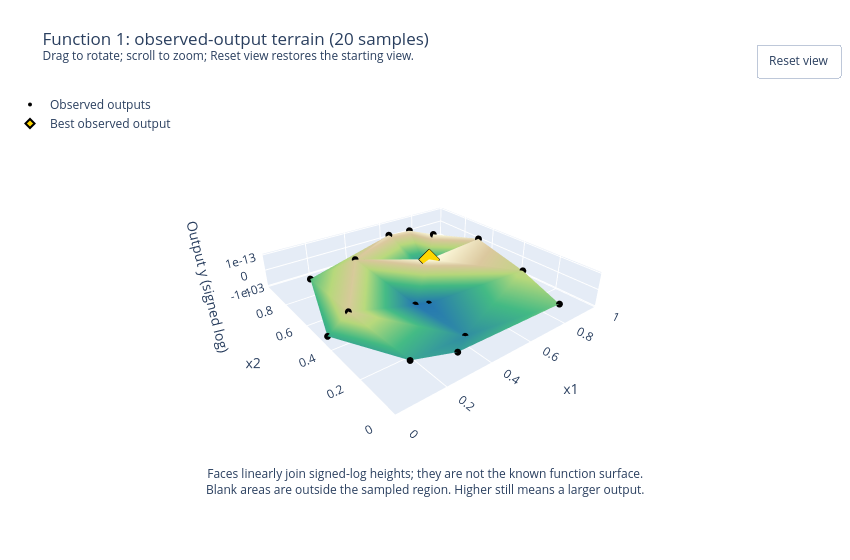

Source (notebook cell):
### Code cell
# The terrain joins observed signed-log heights; it does not fit a model.
terrain_fig = plot_observed_terrain(
    review["inputs"].to_numpy(), review["outputs"].to_numpy(),
    title=f"Function {FUNCTION_NUMBER}: observed-output terrain ({len(review['data'])} samples)",
    heights=signed_log(review["outputs"].to_numpy(), scale=TERRAIN_SCALE),
    height_axis=dict(title="Output y (signed log)", tickmode="array",
        tickvals=signed_log(TERRAIN_TICKS, scale=TERRAIN_SCALE),
        ticktext=[f"{value:.0e}" if value else "0" for value in TERRAIN_TICKS]),
    height_description="signed-log heights", save_to=FIGURES_DIR / "observed-output-terrain.html",
    **TERRAIN_SETTINGS,
)
terrain_fig.show(config={**PLOT_CONFIG, "responsive": TERRAIN_SETTINGS["width"] is None})

### Figure 1 — Plotly figure (JSON) as saved in the notebook; plotly's stock layout.template omitted (floating-point values rounded to 4 significant figures)
{"data": [{"colorscale": [[0, "#2475b0"], [0.4, "#42b983"], [0.65, "#b6d77a"], [0.85, "#d9c69c"], [1, "#fffde0"]], "flatshading": true, "hoverinfo": "skip", "i": [8, 15, 2, 5, 3, 5, 11, 5, 11, 18, 3, 1, 4, 18, 14, 5, 0, 0, 8, 14, 2, 4, 17, 17, 17, 0, 17, 16], "intensity": [121.1, 154.0, 184.9, 76.52, -197.6, -146.3, -109.3, 160.4, 119.6, 152.8, -197.7, -91.61, 0.4732, -28.98, -197.8, -151.8, -197.6, -197.6, 187.1, -76.16], "intensitymode": "vertex", "j": [13, 2, 15, 6, 5, 3, 8, 11, 5, 3, 18, 4, 2, 14, 5, 14, 1, 14, 0, 0, 16, 16, 0, 16, 4, 17, 18, 17], "k": [19, 9, 7, 12, 12, 10, 19, 6, 8, 9, 10, 7, 7, 10, 10, 8, 13, 18, 13, 8, 9, 2, 18, 4, 1, 1, 9, 9], "name": "Joined observations", "showscale": false, "type": "mesh3d", "x": [0.3194, 0.5743, 0.731, 0.8404, 0.6501, 0.4104, 0.3127, 0.6834, 0.08251, 0.8839, 0.4684, 0.1531, 0.7819, 0.1295, 0.4197, 0.8384, 0.6701, 0.5849, 0.5404, 0.0], "y": [0.763, 0.8799, 0.733, 0.2647, 0.6815, 0.1476, 0.07872, 0.8611, 0.4035, 0.5823, 0.4354, 0.134, 0.02561, 0.8222, 0.4633, 0.7879, 0.6665, 0.599, 0.5246, 0.4166], "z": [121.1, 154.0, 184.9, 76.52, -197.6, -146.3, -109.3, 160.4, 119.6, 152.8, -197.7, -91.61, 0.4732, -28.98, -197.8, -151.8, -197.6, -197.6, 187.1, -76.16]}, {"customdata": [1.323e-79, 1.033e-46, 7.711e-16, 3.342e-124, -0.003606, -2.159e-54, -2.089e-91, 2.535e-40, 3.607e-81, 6.23e-48, -0.005509, -4.058e-109, 1.973e-200, -9.546e-172, -0.006138, -5.885e-49, -0.003606, -0.003606, 1.181e-13, -1.434e-124], "hovertemplate": "x1=%{x:.4f}<br>x2=%{y:.4f}<br>Output y=%{customdata:.3e}<extra></extra>", "marker": {"color": "black", "size": 4}, "mode": "markers", "name": "Observed outputs", "type": "scatter3d", "x": [0.3194, 0.5743, 0.731, 0.8404, 0.6501, 0.4104, 0.3127, 0.6834, 0.08251, 0.8839, 0.4684, 0.1531, 0.7819, 0.1295, 0.4197, 0.8384, 0.6701, 0.5849, 0.5404, 0.0], "y": [0.763, 0.8799, 0.733, 0.2647, 0.6815, 0.1476, 0.07872, 0.8611, 0.4035, 0.5823, 0.4354, 0.134, 0.02561, 0.8222, 0.4633, 0.7879, 0.6665, 0.599, 0.5246, 0.4166], "z": [121.1, 154.0, 184.9, 76.52, -197.6, -146.3, -109.3, 160.4, 119.6, 152.8, -197.7, -91.61, 0.4732, -28.98, -197.8, -151.8, -197.6, -197.6, 187.1, -76.16]}, {"customdata": [1.181e-13], "hovertemplate": "Best observed output: %{customdata:.3e}<extra></extra>", "marker": {"color": "gold", "line": {"color": "black", "width": 2}, "size": 7, "symbol": "diamond"}, "mode": "markers", "name": "Best observed output", "type": "scatter3d", "x": [0.5404], "y": [0.5246], "z": [187.1]}], "layout": {"annotations": [{"showarrow": false, "text": "Faces linearly join signed-log heights; they are not the known function surface.<br>Blank areas are outside the sampled region. Higher still means a larger output.", "x": 0.5, "xref": "paper", "y": -0.08, "yref": "paper"}], "autosize": false, "height": 560, "legend": {"x": 0, "y": 1}, "margin": {"b": 90, "l": 10, "r": 10, "t": 90}, "scene": {"aspectmode": "manual", "aspectratio": {"x": 1, "y": 1, "z": 0.16}, "camera": {"center": {"x": 0, "y": 0, "z": 0}, "eye": {"x": -1.05, "y": -1.35, "z": 0.9}, "projection": {"type": "perspective"}, "up": {"x": 0, "y": 0, "z": 1}}, "dragmode": "orbit", "xaxis": {"range": [0, 1], "title": {"text": "x1"}}, "yaxis": {"range": [0, 1], "title": {"text": "x2"}}, "zaxis": {"tickmode": "array", "ticktext": ["-1e-03", "0", "1e-13"], "tickvals": [-197.0, 0.0, 187.0], "title": {"text": "Output y (signed log)"}}}, "title": {"text": "Function 1: observed-output terrain (20 samples)<br><sup>Drag to rotate; scroll to zoom; Reset view restores the starting view.</sup>"}, "updatemenus": [{"buttons": [{"args": [{"scene.camera": {"center": {"x": 0, "y": 0, "z": 0}, "eye": {"x": -1.05, "y": -1.35, "z": 0.9}, "projection": {"type": "perspective"}, "up": {"x": 0, "y": 0, "z": 1}}}], "label": "Reset view", "method": "relayout"}], "showactive": false, "type": "buttons", "x": 1, "xanchor": "right", "y": 1.12, "yanchor": "top"}], "width": 850}}
